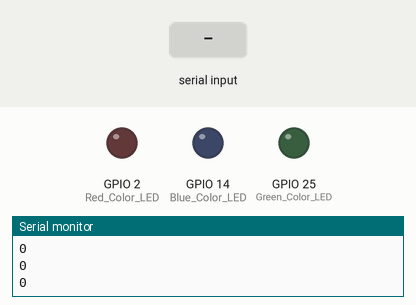
This sketch was run on a simulated ESP32. Parts: output pins drawn as LEDs (lit = HIGH), the last lines printed to the serial monitor. The inputs (shaded band) are chosen by the test bench. Nothing arrives over Bluetooth unless stated.

Above: at 1.2 s.
1.3 s: "2" received over the second serial link
At 1.8 s:
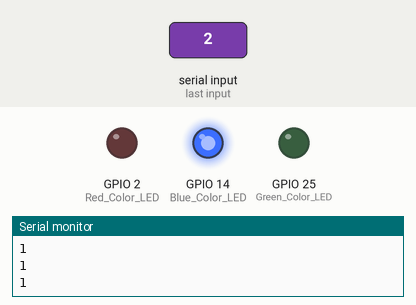
2.8 s: "3" received over the second serial link
At 3.2 s:
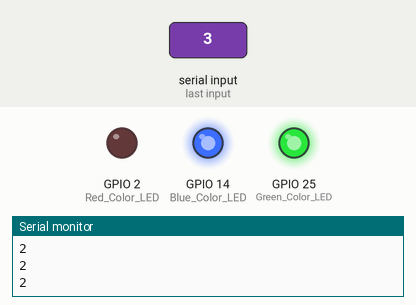
4.3 s: "4" received over the second serial link
At 5.5 s:
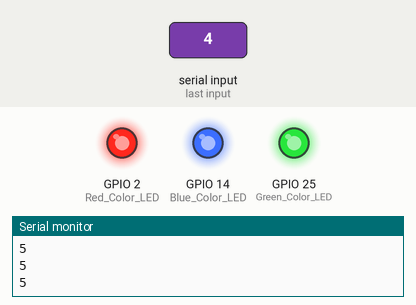
5.8 s: "5" received over the second serial link
At 7.0 s:
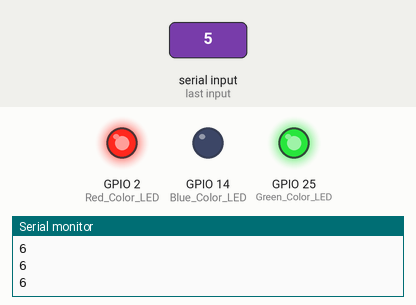
7.3 s: "1" received over the second serial link
At 7.6 s:
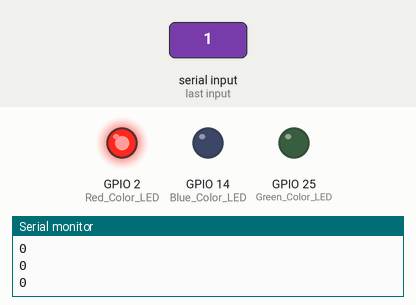
8.8 s: "6" received over the second serial link
At 10.2 s:
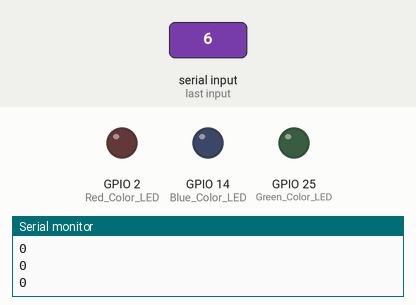
Timing chart, 0 to 11.3 s (numbered marks = the images above; inputs shaded):
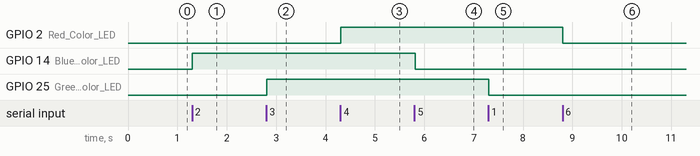

Measured:
- after the input at 1.3 s, GPIO 14 (Blue_Color_LED): LOW → HIGH at once
- after the input at 2.8 s, GPIO 25 (Green_Color_LED): LOW → HIGH at once
- after the input at 4.3 s, GPIO 2 (Red_Color_LED): LOW → HIGH at once
- after the input at 5.8 s, GPIO 14 (Blue_Color_LED): HIGH → LOW at once
- after the input at 7.3 s, GPIO 25 (Green_Color_LED): HIGH → LOW at once
- after the input at 8.8 s, GPIO 2 (Red_Color_LED): HIGH → LOW at once

The sketch:

BTController.ino
```cpp
#include "BluetoothSerial.h"

#if !defined(CONFIG_BT_ENABLED) || !defined(CONFIG_BLUEDROID_ENABLED)
#error Bluetooth is not enabled! Please run `make menuconfig` to and enable it
#endif

BluetoothSerial SerialBT;

//#include <SoftwareSerial.h>

//SoftwareSerial Bluetooth(12, 9); // Arduino(RX, TX) - HC-05 Bluetooth (TX, RX)

float distance;
long duration;
int dataIn;
int dataIn1;
int dataIn2;
int m = 0;
int h = 0;
int t = 0;
int speedV = 30;

bool togglem = false;
int n = 0;

void setup() {
  // put your setup code here, to run once:
  Serial.begin(9600);
  SerialBT.begin("ESP32test"); //Bluetooth device name
  Serial.println("The device started, now you can pair it with bluetooth!");

  pinMode(2, OUTPUT); // Red Color LED
  pinMode(25, OUTPUT); // Green Color LED
  pinMode(14, OUTPUT); // Blue Color LED
  digitalWrite(2, LOW);    // switch off LED pins
  digitalWrite(25, LOW);
  digitalWrite(14, LOW);
}

void loop() {
  // put your main code here, to run repeatedly:
  /*
  if (Serial.available()) {
  SerialBT.write(Serial.read());
  }
  if (SerialBT.available()) {
  Serial.write(SerialBT.read());
  }
  */
  delay(20);

  // Check for incoming data
  if (SerialBT.available()) {
    dataIn1 = SerialBT.read();  // Read the data
    /*
    Serial.println(dataIn1);
    Serial.println(m);
    */
  }

  if (dataIn1 == 49) {
    m = 0;
    digitalWrite(25, LOW);
  }
  if (dataIn1 == 50) {
    m = 1;
    digitalWrite(14, HIGH);
  }
  if (dataIn1 == 51) {
    m = 2;
    digitalWrite(25, HIGH);
  }
  if (dataIn1 == 52) {
    m = 5;
    digitalWrite(2, HIGH);
  }
  if (dataIn1 == 53) {
    m = 6;
    digitalWrite(14, LOW);
  }
  if (dataIn1 == 54) {
    m = 7;
    digitalWrite(2, LOW);
  }

  //Sending data to servo contrl
  if (m == 0) {
    if (togglem == true) {
      n = 0;
    }
  }
  else if (m == 1) {
    if ((togglem == true) && (n == 1)) {
      togglem = false;
    }
    else {
      togglem = true;
    }
    n = 1;
  }
  else if (m == 2) {
    if ((togglem == true) && (n == 2)) {
      togglem = false;
    }
    else {
      togglem = true;
    }
    n = 2;
  }
  else if (m == 5) {
    if ((togglem == true) && (n == 5)) {
      togglem = false;
    }
    else {
      togglem = true;
    }
    n = 5;
  }
  else if (m == 6) {
    if ((togglem == true) && (n == 6)) {
      togglem = false;
    }
    else {
      togglem = true;
    }
    n = 6;
  }
  else if (m == 3) {
    if ((togglem == true) && (n == 3)) {
      togglem = false;
    }
    else {
      togglem = true;
    }
    n = 3;
  }

  //Info for contr
  Serial.println(n);

  //Data from servo control
  if (Serial.available() >= 0) {
    char receivedData = Serial.read();
    if (receivedData == '1'){
      //Serial1.println('1');
      digitalWrite(12, HIGH);
      //Serial.println("LEDS ON");
    }
    else if (receivedData == '0'){
      Serial.println('0');
      digitalWrite(12, LOW);
      //Serial.print("LEDS OFF");
    }
  }
}
```
